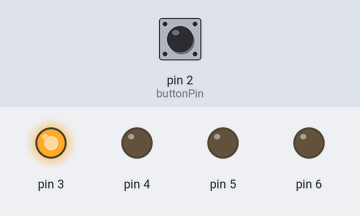
This sketch was run on a simulated Arduino Uno, built with avr-gcc and run on an emulated ATmega328P. On the bench: output pins drawn as LEDs (lit = HIGH). Dashed ring = blinking. Inputs (shaded band) come from the test bench; at power-on: pin 2 (buttonPin) HIGH. What the sketch prints to the serial monitor is not drawn.

Above: at 1.2 s.
1.3 s: pin 2 (buttonPin) pulsed LOW 5 times (0.12 s each, 0.3 s apart)
At 1.66 s:
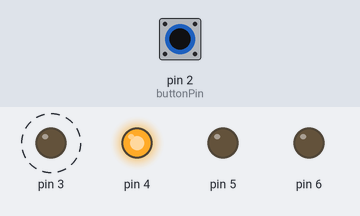
At 2.26 s:
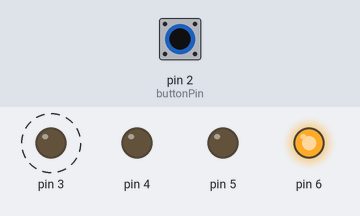
4.3 s: pin 2 (buttonPin) pulled LOW for 3.2 s
At 4.6 s:
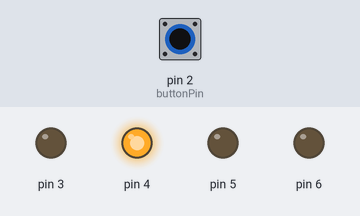
Timing chart, 0 to 9.0 s (numbered marks = the images above; inputs shaded):
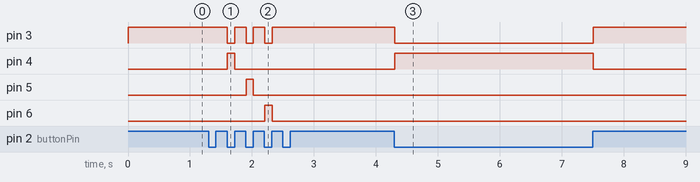

The sketch:

4_Led_pushbutton_class_FINAL_VERSION.ino
```cpp
#include "Led.h"
#include "Button.h"


const int buttonPin = 2;
const int debounceDelay = 50;
//Button button(buttonPin, debounceDelay);


Led led1(3); // create an instance of Led connected to pin 3
Led led2(4); // create an instance of Led connected to pin 4
Led led3(5); // create an instance of Led connected to pin 5
Led led4(6); // create an instance of Led connected to pin 6

Button button(2, 50); // create an instance of Button connected to pin 2 with a debounce delay of 50 ms

int buttonResult;

void setup() {
  Serial.begin(9600);
  led1.init(); // initialize the LED pins as outputs
  led2.init();
  led3.init();
  led4.init();

//  button.begin(); // initialize the button
}

void loop() {
  buttonResult = button.howManyPressed();
  Serial.println(buttonResult);

switch(buttonResult){
case 1:
led1.on();
led2.off();
led3.off();
led4.off();
break;

case 2:
led1.off();
led2.on();
led3.off();
led4.off();
break;

case 3:
led1.off();
led2.off();
led3.on();
led4.off();
break;

case 4:
led1.off();
led2.off();
led3.off();
led4.on();
button.howManyReset();
break;

}
}
```

Button.cpp
```cpp
#include "Button.h"

Button::Button(int pin, int delayInputted) {
  buttonPin = pin;
  debounceDelay = delayInputted;
  buttonState = HIGH;
  lastButtonState = LOW;
  lastDebounceTime = 0;
  pinMode(buttonPin, INPUT_PULLUP);
  Serial.begin(9600);
}

int Button::isPressed() {
  int reading = digitalRead(buttonPin);

  if (!lastButtonState && !reading) {
    Serial.println("The button has been pressed!");
    lastButtonState = HIGH;
    return lastButtonState;
  } else if (lastButtonState && reading) {
    lastButtonState = LOW;
    return lastButtonState;
  }
}

int Button::howManyPressed() {
  int reading = digitalRead(buttonPin);

  if (!lastButtonState && !reading) {
    lastButtonState = HIGH;
    thisMany = thisMany + 1;
    return thisMany;
  } else if (lastButtonState && reading) {
    lastButtonState = LOW;
  }
}

int Button::howManyReset() {
  thisMany = 0;
}

int Button::update() {
  int reading = digitalRead(buttonPin);
  if (reading != lastButtonState) {
    lastDebounceTime = millis();
  }
  if ((millis() - lastDebounceTime) > debounceDelay) {
    if (reading != buttonState) {
      buttonState = reading;
      if (buttonState == LOW) {
        Serial.println("Button pressed");
        return buttonState;
      }
    }
  }
  lastButtonState = reading;
}
```

Button.h
```cpp
#ifndef BUTTON_H
#define BUTTON_H

#include <Arduino.h>

class Button {
  private:
    int buttonPin;
    int debounceDelay;
    int buttonState;
    int lastButtonState;
    unsigned long lastDebounceTime;
    int thisMany;

  public:
    Button(int pin, int delay);
    int update();
    int isPressed();
    int howManyPressed();
    int howManyReset();
};

#endif
```

Led.cpp
```cpp
#include "Led.h"

Led::Led(int pin){
  _pin=pin;
}
void Led::init(){
  pinMode(_pin,OUTPUT);
}
void Led::on(){
  digitalWrite(_pin,1);
}
void Led::off(){
  digitalWrite(_pin,0);
}
```

Led.h
```cpp
#ifndef LED_H
#define LED_H

#include <Arduino.h>

class Led{
  private:
  int _pin;

  public:
  Led(){}
  Led(int pin);

  void init();
  void on();
  void off();

};
#endif
```

Measured:
- after the input at 1.3 s, pin 3: alternates HIGH for 0.18 s and LOW for 0.12 s, 6 changes in all, then stays HIGH, starting after 0.31 s; pin 4: LOW → HIGH after 0.31 s, → LOW 0.12 s later; pin 5: LOW → HIGH after 0.60 s, → LOW 0.12 s later; pin 6: LOW → HIGH after 0.90 s, → LOW 0.12 s later
- after the input at 4.3 s, pin 3: HIGH → LOW at once, → HIGH 3.2 s later; pin 4: LOW → HIGH at once, → LOW 3.2 s later
